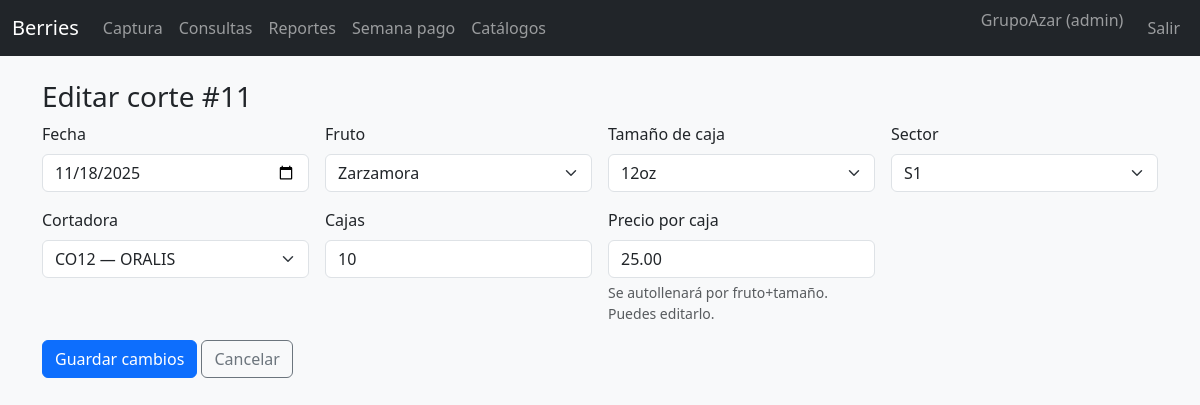
The page /harvests/11/edit (signed in) on the database its author committed.
### models.py (models this page shows)
class User(Base):
    __tablename__ = "users"
    id = Column(Integer, primary_key=True)
    username = Column(String(50), unique=True, nullable=False)
    password_hash = Column(String(200), nullable=False)
    role = Column(String(20), nullable=False, default="capturista")
    active = Column(Integer, default=1)

class Harvest(Base):
    __tablename__ = "harvests"
    id = Column(Integer, primary_key=True)
    date = Column(Date, nullable=False)
    fruit_id  = Column(Integer, ForeignKey("fruits.id"), nullable=False)
    sector_id = Column(Integer, ForeignKey("sectors.id"), nullable=False)
    picker_id = Column(Integer, ForeignKey("pickers.id"), nullable=False)
    size_id   = Column(Integer, ForeignKey("box_sizes.id"), nullable=False)
    boxes = Column(Integer, nullable=False, default=0)
    price_per_box = Column(Numeric(10,2), nullable=False, default=0)
    total = Column(Numeric(12,2), nullable=False, default=0)
    created_by = Column(Integer, ForeignKey("users.id"))
    created_at = Column(DateTime, default=datetime.utcnow)
    fruit = relationship("Fruit")
    sector = relationship("Sector")
    picker = relationship("Picker")
    size   = relationship("BoxSize")
    creator= relationship("User")

class Fruit(Base):
    __tablename__ = "fruits"
    id = Column(Integer, primary_key=True)
    name = Column(String(50), unique=True, nullable=False)
    active = Column(Integer, default=1)

class BoxSize(Base):
    __tablename__ = "box_sizes"
    id = Column(Integer, primary_key=True)
    name = Column(String(20), unique=True, nullable=False)
    active = Column(Integer, default=1)

class Sector(Base):
    __tablename__ = "sectors"
    id = Column(Integer, primary_key=True)
    code = Column(String(20), unique=True, nullable=False)
    description = Column(String(100))
    active = Column(Integer, default=1)

class Picker(Base):
    __tablename__ = "pickers"
    id = Column(Integer, primary_key=True)
    code = Column(String(20), unique=True, nullable=False)
    name = Column(String(100), nullable=False)
    active = Column(Integer, default=1)

### app.py (the view, shortened to what this page needs)
@app.route("/harvests/<int:hid>/edit", methods=["GET","POST"])
@login_required
def harvest_edit(hid):
    db=get_db(); h=db.get(Harvest,hid)
    if not h:
        flash("Registro no encontrado.","warning")
        return redirect(url_for("harvest_list"))
    fruits  = db.query(Fruit).order_by(Fruit.name).all()
    sectors = db.query(Sector).order_by(Sector.code).all()
    pickers = db.query(Picker).order_by(Picker.code).all()
    sizes   = db.query(BoxSize).order_by(BoxSize.name).all()
    return render_template("harvest_edit.html", h=h, fruits=fruits, sectors=sectors, pickers=pickers, sizes=sizes)

### app.py (called while the page is built)
def get_db(): return SessionLocal()

@login_manager.user_loader
def load_user(uid):
    db = get_db()
    u = db.get(User, int(uid))
    return UserAdapter(u) if u else None

@app.context_processor
def inject_today(): return {"today": date.today()}

    @property
    def role(self): return self._u.role

    @property
    def username(self): return self._u.username

### templates/harvest_edit.html (shortened to what this page needs)
{% extends 'base.html' %}
{% block content %}
<h3>Editar corte #{{ h.id }}</h3>
<form method='post' class='row g-3'>
  <div class='col-md-3'><label class='form-label'>Fecha</label><input type='date' class='form-control' name='date' value='{{ h.date }}' required></div>
  <div class='col-md-3'><label class='form-label'>Fruto</label><select class='form-select' name='fruit_id' id='fruit_id'>
    {% for f in fruits %}<option value='{{ f.id }}' {% if h.fruit_id==f.id %}selected{% endif %}>{{ f.name }}</option>{% endfor %}
  </select></div>
  <div class='col-md-3'><label class='form-label'>Tamaño de caja</label><select class='form-select' name='size_id' id='size_id'>
    {% for z in sizes %}<option value='{{ z.id }}' {% if h.size_id==z.id %}selected{% endif %}>{{ z.name }}</option>{% endfor %}
  </select></div>
  <div class='col-md-3'><label class='form-label'>Sector</label><select class='form-select' name='sector_id'>
    {% for s in sectors %}<option value='{{ s.id }}' {% if h.sector_id==s.id %}selected{% endif %}>{{ s.code }}</option>{% endfor %}
  </select></div>
  <div class='col-md-3'><label class='form-label'>Cortadora</label><select class='form-select' name='picker_id'>
    {% for p in pickers %}<option value='{{ p.id }}' {% if h.picker_id==p.id %}selected{% endif %}>{{ p.code }} — {{ p.name }}</option>{% endfor %}
  </select></div>
  <div class='col-md-3'><label class='form-label'>Cajas</label><input type='number' class='form-control' name='boxes' min='0' step='1' value='{{ h.boxes }}'></div>
  <div class='col-md-3'><label class='form-label'>Precio por caja</label><input type='number' class='form-control' name='price' id='price' min='0' step='0.01' value='{{ '%.2f'|format(h.price_per_box) }}'>
    <div class='form-text'>Se autollenará por fruto+tamaño. Puedes editarlo.</div></div>
  <div class='col-12'><button class='btn btn-primary'>Guardar cambios</button> <a class='btn btn-outline-secondary' href='{{ url_for('harvest_list') }}'>Cancelar</a></div>
</form>
{% endblock %}

### templates/base.html (shortened to what this page needs)
<!doctype html>
<html lang="es">
<head>
  <link href="https://cdn.jsdelivr.net/npm/bootstrap@5.3.3/dist/css/bootstrap.min.css" rel="stylesheet">
</head>
<body class="bg-light">
<nav class="navbar navbar-expand-lg navbar-dark bg-dark">
  <div class="container-fluid">
    <a class="navbar-brand" href="{{ url_for('index') }}">Berries</a>
    <div class="collapse navbar-collapse" id="navbars">
      <ul class="navbar-nav me-auto">
        {% if current_user.is_authenticated %}
          <li class="nav-item"><a class="nav-link" href="{{ url_for('harvest_new') }}">Captura</a></li>
          <li class="nav-item"><a class="nav-link" href="{{ url_for('harvest_list') }}">Consultas</a></li>
          <li class="nav-item"><a class="nav-link" href="{{ url_for('reports') }}">Reportes</a></li>
          <li class="nav-item"><a class="nav-link" href="{{ url_for('weekly') }}">Semana pago</a></li>
          {% if current_user.role == 'admin' %}
            <li class="nav-item"><a class="nav-link" href="{{ url_for('catalogs') }}">Catálogos</a></li>
          {% endif %}
        {% endif %}
      </ul>
      <ul class="navbar-nav">
        {% if current_user.is_authenticated %}
          <li class="nav-item"><span class="navbar-text me-3">{{ current_user.username }} ({{ current_user.role }})</span></li>
          <li class="nav-item"><a class="nav-link" href="{{ url_for('logout') }}">Salir</a></li>
        {% else %}
          <li class="nav-item"><a class="nav-link" href="{{ url_for('login') }}">Entrar</a></li>
        {% endif %}
      </ul>
    </div>
  </div>
</nav>
<main class="container py-4">
  {% block content %}{% endblock %}
</main>
</body>
</html>

### rows shown on the page
User: username "GrupoAzar", role "admin"
Harvest: id "11", date "11/18/2025", fruit_id "Zarzamora", size_id "12oz", sector_id "S1", picker_id "CO12 — ORALIS", boxes "10", price "25.00"
